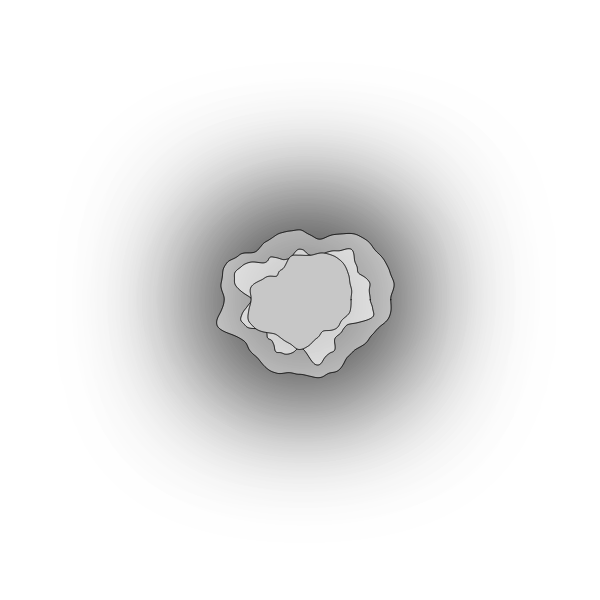
Frame 1 (no input)
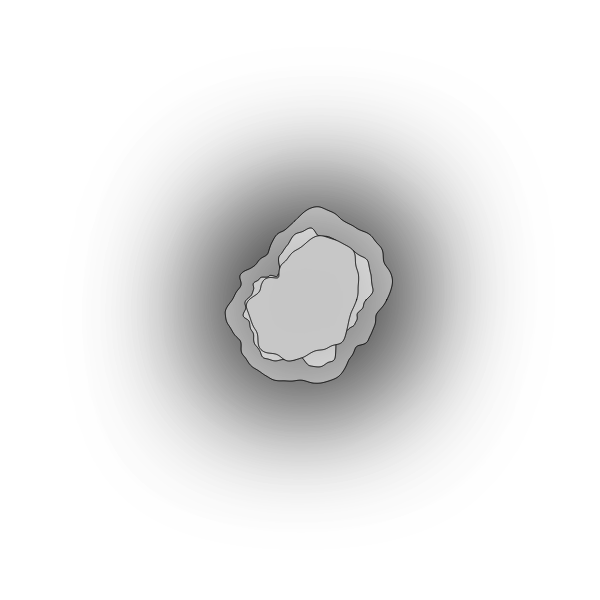
Frame 60 (no input)
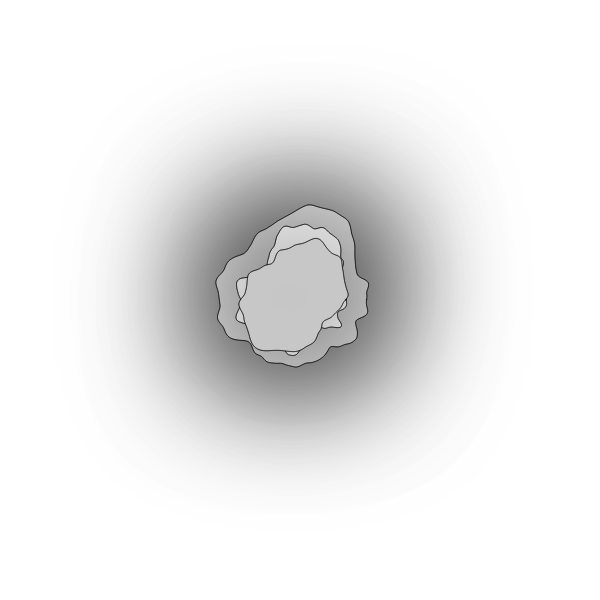
Frame 120 (the mouse pressed at the canvas centre since frame 60)

The p5.js sketch that drew these frames (run headless with seeded random() and noise() and a simulated clock; from frame 60 on, the mouse is pressed at the canvas centre):

// p5.js sketch
// ── sketch.js
///////////////////////////////////////////
//Name: Charlotte Rogers
//Date: 10/18/2022
//Course: Critical Computation
//Lab Instructor: Regina Flores
//Influenced by works on openprocessing.org
///////////////////////////////////////////

//global vars
let d1 = [];
let d2 = [];
let d3 = [];
let d4 = [];
let d5 = [];
let d6 = [];
let d7 = [];
let x; //initial x
let y; //initial y
let r = 30; //radius
let v = 1000; //vertices
let n; //noise
let t; //time
let cWidth = 10; //data circles width
let context;
let squiggle;
let smooth;
let squiggleSlider;
let smoothSlider;

function setup() {
  createCanvas(600, 600);
  angleMode(DEGREES);
  x = width / 2;
  y = height / 2;
  squiggleSlider = createSlider(0, 300, 100, 1);
  smoothSlider = createSlider(1, 500, 70, 1);
  t = 1;
  context = canvas.getContext("2d");

  d1 = [
    function () {
      circle(300, 80, cWidth);
    },
    function () {
      circle(300, 120, cWidth);
    },
    function () {
      circle(300, 150, cWidth);
    },
  ];
  d2 = [
    function () {
      circle(405, 218, cWidth);
    },
    function () {
      circle(427, 200, cWidth);
    },
    function () {
      circle(445, 186, cWidth);
    },
    function () {
      circle(462, 172, cWidth);
    },
    function () {
      circle(495, 147, cWidth);
    },
    function () {
      circle(510, 135, cWidth);
    },
    function () {
      circle(535, 115, cWidth);
    },
    function () {
      circle(555, 99, cWidth);
    },
  ];
  d3 = [
    function () {
      circle(420, 340, cWidth);
    },
    function () {
      circle(445, 348, cWidth);
    },
    function () {
      circle(495, 365, cWidth);
    },
    function () {
      circle(535, 378, cWidth);
    },
  ];
  d4 = [
    function () {
      circle(361, 470, cWidth);
    },
  ];
  d5 = [
    function () {
      circle(246, 450, cWidth);
    },
    function () {
      circle(236, 476, cWidth);
    },
    function () {
      circle(261, 410, cWidth);
    },
    function () {
      circle(226, 505, cWidth);
    },
    function () {
      circle(215, 535, cWidth);
    },
    function () {
      circle(206, 560, cWidth);
    },
    function () {
      circle(231, 490, cWidth);
    },
  ];
  d6 = [
    function () {
      circle(190, 337, cWidth);
    },
    function () {
      circle(172, 343, cWidth);
    },
    function () {
      circle(150, 350, cWidth);
    },
    function () {
      circle(125, 358, cWidth);
    },
    function () {
      circle(90, 370, cWidth);
    },
    function () {
      circle(75, 375, cWidth);
    },
  ];
  d7 = [
    function () {
      circle(173, 200, cWidth);
    },
    function () {
      circle(97, 140, cWidth);
    },
  ];
}

function draw() {
  squiggle = squiggleSlider.value();
  smooth = smoothSlider.value();
  background(255);
  t = t + 0.01;

  data();

  //shadow
  context.shadowColor = "black";
  context.shadowBlur = 150;

  //moving circles
  wobblyOuter();
  wobblyMiddle();
  wobblyInner();
}

function data() {
  if (mouseX > 260 && mouseX < 370 && mouseY < 300) {
    line(x, y, 300, 20);
    text("day 1", 285, 10);
    for (let i = 0; i < d1.length; i++) {
      d1[i]();
    }
  } else if (mouseX > 400 && mouseX < width && mouseY < 300) {
    line(x, y, 580, 80);
    text("day 2", 570, 70);
    for (let i = 0; i < d2.length; i++) {
      d2[i]();
    }
  } else if (mouseX > 390 && mouseX < width && mouseY > 300 && mouseY < 450) {
    line(x, y, 600, 400);
    text("day 3", 570, 384);
    for (let i = 0; i < d3.length; i++) {
      d3[i]();
    }
  } else if (mouseX > 300 && mouseX < 450 && mouseY > 300) {
    line(x, y, 400, 575);
    text("day 4", 390, 590);
    for (i = 0; i < d4.length; i++) {
      d4[i]();
    }
  } else if (mouseX < 300 && mouseX > 190 && mouseY > 300) {
    line(x, y, 200, 580);
    text("day 5", 180, 590);
    for (i = 0; i < d5.length; i++) {
      d5[i]();
    }
  } else if (mouseX < 300 && mouseX > 0 && mouseY > 300 && mouseY < 450) {
    line(x, y, 0, 400);
    text("day 6", 5, 384);
    for (i = 0; i < d6.length; i++) {
      d6[i]();
    }
  } else if (mouseX > 0 && mouseX < 250 && mouseY < 300) {
    line(x, y, 20, 80);
    text("day 7", 5, 70);
    for (i = 0; i < d7.length; i++) {
      d7[i]();
    }
  }
}

function wobblyOuter() {
  push();
  beginShape();
  for (let i = 0; i < v; i++) {
    n = noise(
      ((r + 30) * cos((i / v) * 360)) / smooth + t,
      ((r + 30) * sin((i / v) * 360)) / smooth + t
    );
    vertex(
      x + (r + squiggle * n) * cos((i / v) * 360),
      y + (r + squiggle * n) * sin((i / v) * 360)
    );
  }
  endShape(CLOSE);
  pop();
}

function wobblyMiddle() {
  push();
  beginShape();
  for (let i = 0; i < v; i++) {
    n = noise(
      ((r + 40) * cos((i / v) * 360)) / smooth + t,
      ((r + 40) * sin((i / v) * 360)) / smooth + t
    );
    vertex(
      x + (r / 3 + squiggle * n) * cos((i / v) * 360),
      y + (r / 3 + squiggle * n) * sin((i / v) * 360)
    );
  }
  endShape(CLOSE);
  pop();
}

function wobblyInner() {
  push();
  fill(200);
  beginShape();
  for (let i = 0; i < v; i++) {
    n = noise(
      ((r + 10) * cos((i / v) * 360)) / smooth + t,
      ((r + 10) * sin((i / v) * 360)) / smooth + t
    );
    vertex(
      x + (r / 4 + squiggle * n) * cos((i / v) * 360),
      y + (r / 4 + squiggle * n) * sin((i / v) * 360)
    );
  }
  endShape(CLOSE);
  pop();
}
